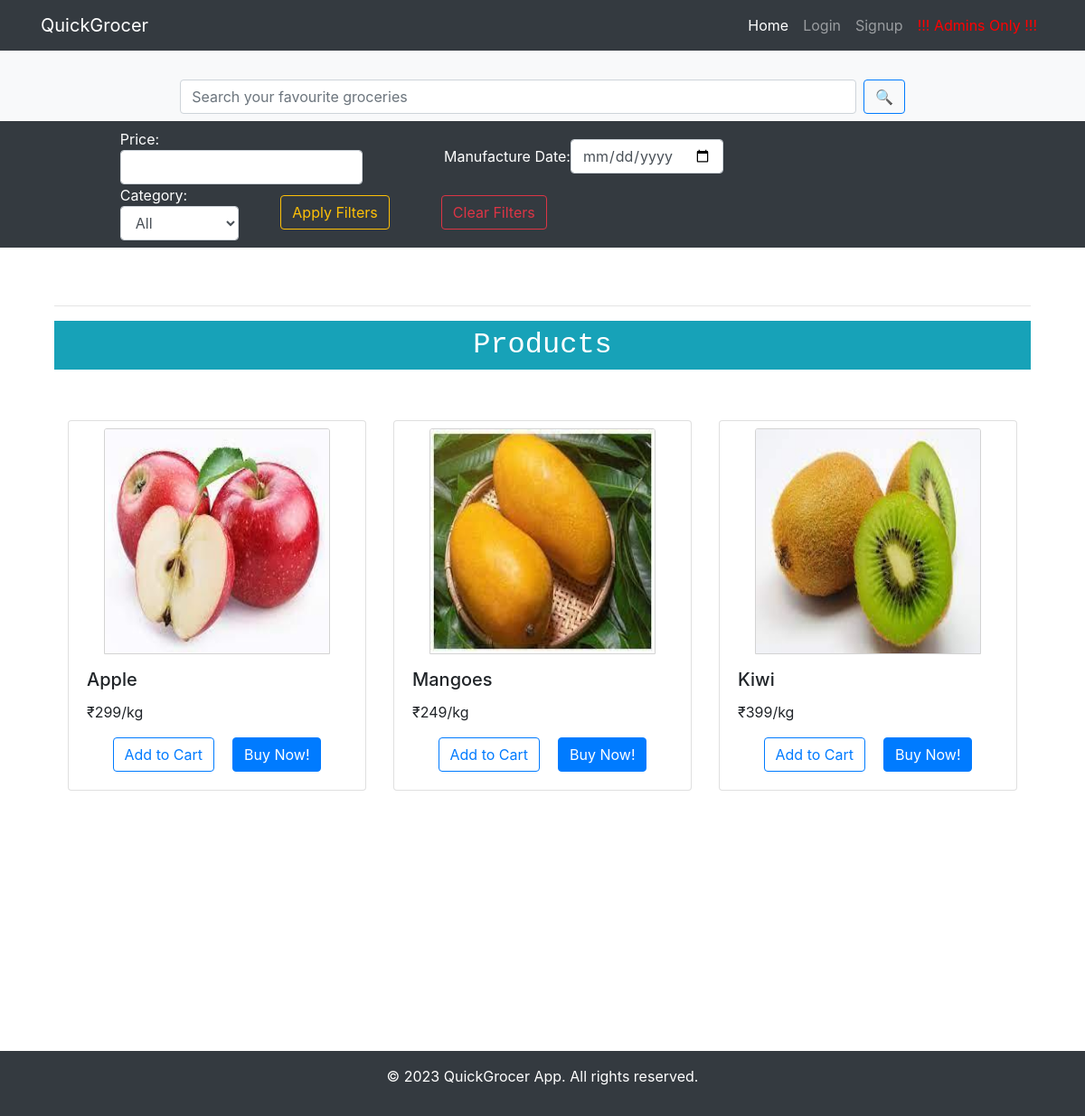
The page /search?category_id=1 on the database its author committed.
### application/models.py (models this page shows, shortened)
class Product(db.Model):
    id = db.Column(db.Integer, primary_key=True)
    product_name = db.Column(db.String(80), unique=True, nullable=False)
    product_picture = db.Column(db.String(160), nullable=False, default='default.png')
    total_quantity = db.Column(db.Integer, unique=False, nullable=False)
    rate_per_unit = db.Column(db.Integer, unique=False, nullable=False)
    manufacture_date = db.Column(db.Date, unique=False, nullable=False)
    unit_id = db.Column(db.Integer, db.ForeignKey('unit.id'), nullable=False)
    category_id = db.Column(db.Integer, db.ForeignKey('category.id'), nullable=False)
    cart = db.relationship('Cart', backref='product', lazy=True)

class Unit(db.Model):
    id = db.Column(db.Integer, primary_key=True)
    unit_name = db.Column(db.String(80), unique=True, nullable=False)
    products = db.relationship('Product', backref='unit', lazy=True)

### application/views.py (the view)
@views.route("/search", methods=['GET', 'POST'])
def search():
    query = request.args.get('query')
    price = request.args.get('price')
    date_filter = request.args.get('date_filter')
    category_id = request.args.get('category_id')
    if not price and not date_filter and not category_id and not query:
        return redirect(url_for('views.home'))
    categories = None
    ctgrs = Category.query.all()
    products = Product.query
    if query:
        categories = Category.query
        categories = categories.filter(Category.category_name.contains(query))
        categories = categories.all()
        products = products.filter(Product.product_name.contains(query))
    if price:
        products = products.filter(Product.rate_per_unit <= float(price))
    if date_filter:
        date_filter = datetime.strptime(date_filter, '%Y-%m-%d').date()
        products = products.filter(Product.manufacture_date >= date_filter)
    if category_id:
        products = products.filter(Product.category_id == category_id)
    products = products.all()
    return render_template("search_results.html", user=current_user, ctgrs=ctgrs, categories=categories, products=products, price=price, date_filter=date_filter, category_id=category_id, query=query)

### application/templates/search_results.html (shortened to what this page needs)
{% extends 'base.html' %}
{% block hero %} {% include "search_form.html" %} {% endblock %}
{% block content %}
<div class="container">
    {% if not categories and not products %}
    <h4>No results found</h4>
    {% else %}
    <hr />
    {% include "product_section.html" %} {% endif %}
</div>
{% endblock %}

### application/templates/product_section.html
{% if products %}
<h2 class="navbar text-center bg-info text-white text-monospace">Products</h2>
<section class="py-5">
    <div class="container">
        <div class="row">
            {% for product in products %}
            <div class="col-lg-4 mb-4">
                <div class="card">
                    <a
                        href="{{ url_for('views.view_product', product_id=product.id) }}"
                        class="card-img-link">
                        <img
                            class="card-img-top"
                            src="{{ url_for('static', filename='images/' + product.product_picture) }}"
                            alt="Product Image" />
                    </a>
                    <div class="card-body">
                        <h5 class="card-title">{{ product.product_name }}</h5>
                        <p class="card-text">
                            ₹{{ product.rate_per_unit }}/{{
                            product.unit.unit_name }}
                        </p>
                        <div
                            class="d-flex justify-content-center align-items-center">
                            <a
                                href="{{ url_for('auth_user.add_to_cart', product_id=product.id) }}"
                                class="btn btn-outline-primary"
                                style="margin-right: 10px"
                                >Add to Cart</a
                            >
                            <a
                                href="{{ url_for('auth_user.purchase_product', product_id=product.id) }}"
                                class="btn btn-primary"
                                style="margin-left: 10px"
                                >Buy Now!</a
                            >
                        </div>
                    </div>
                </div>
            </div>
            {% endfor %}
        </div>
    </div>
</section>
{% endif %}

### application/static/css/style.css (style rules this page uses)
.card .card-img-top { border: 1px solid lightgray; margin-top: 4px !important; height: 250px !important; width: 250px !important; align-self: center !important; justify-content: center; }
.card .card-img-link { margin-top: 4px !important; height: 250px !important; width: 250px !important; align-self: center !important; justify-content: center; }
h2.text-monospace { text-align: center !important; align-self: center !important; justify-content: center; }

### rows shown on the page
Product: product_picture (picture), product_name "Apple", rate_per_unit "299", unit.unit_name "kg"
Product: product_picture (picture), product_name "Mangoes", rate_per_unit "249", unit.unit_name "kg"
Product: product_picture (picture), product_name "Kiwi", rate_per_unit "399", unit.unit_name "kg"
